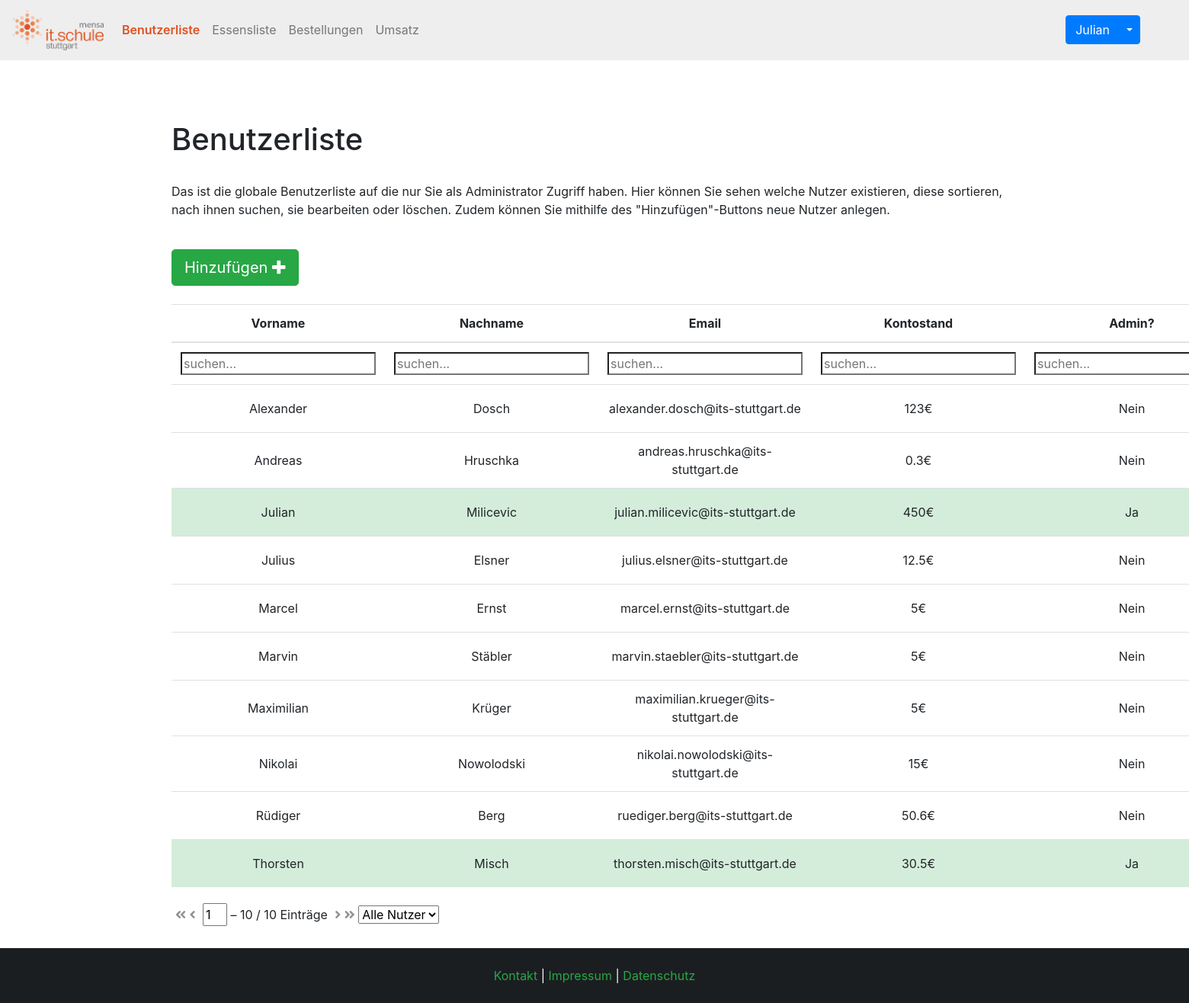
The page /php/benutzerliste.php (signed in) on the database as committed earlier.
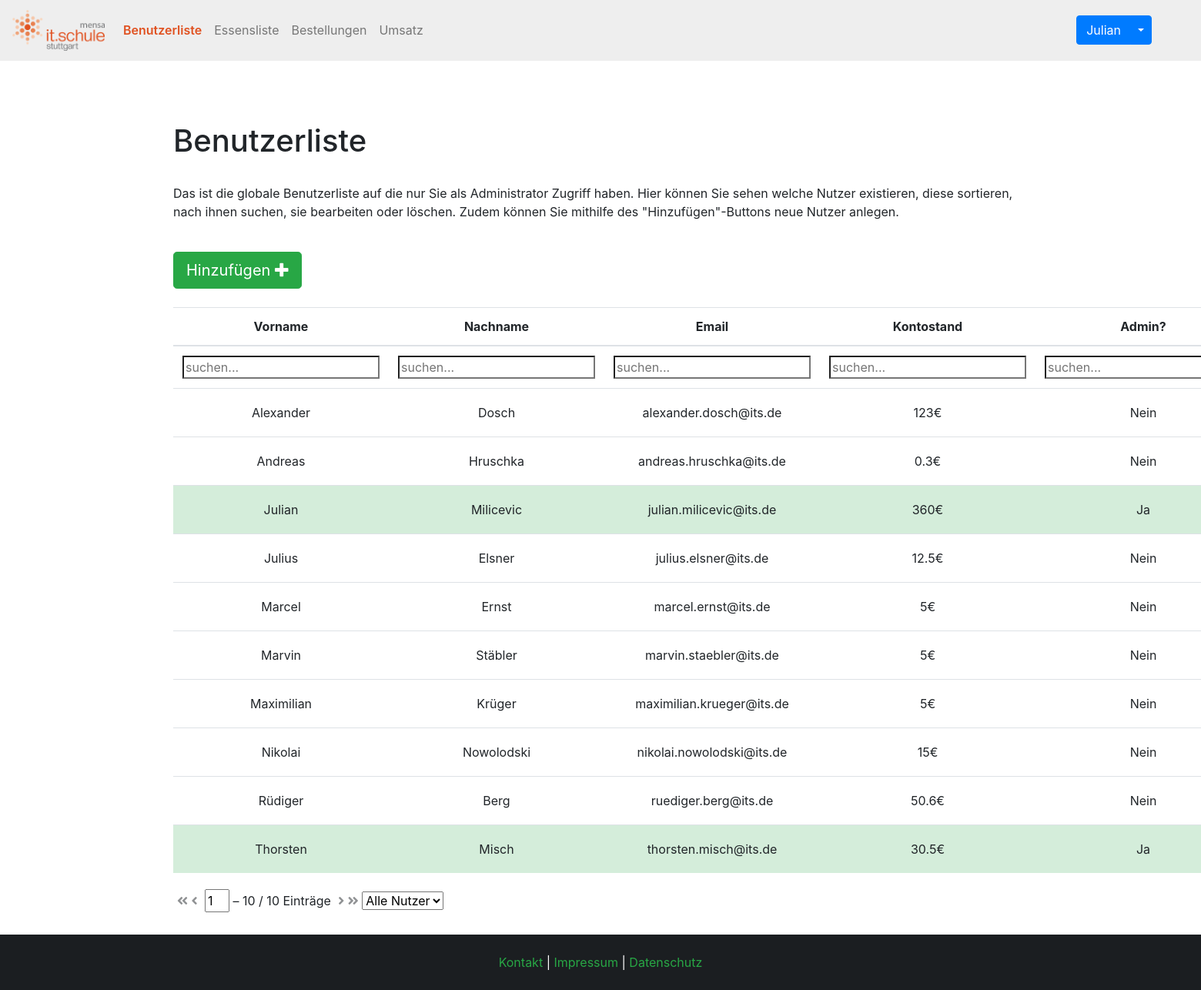
The same page on the database as committed later.
### tables this page shows
CREATE TABLE `benutzer` (
  `benutzer_ID` int(11) NOT NULL AUTO_INCREMENT,
  `vorname` varchar(45) NOT NULL,
  `nachname` varchar(45) NOT NULL,
  `email` varchar(80) NOT NULL,
  `passwort` varchar(255) NOT NULL,
  `admin_rechte` int(1) DEFAULT NULL,
  `kontostand` double DEFAULT NULL,
  `token` varchar(255) NOT NULL,
  PRIMARY KEY (`benutzer_ID`)
);

### php/benutzerliste.php (the view, shortened to what this page needs)
<?php
	include_once 'dependencies.php';
?>
<!DOCTYPE HTML>
<html>
	<head>
		<?php
			echo $head_dependencies;
			if (isset($_GET["page"])) { $page  = $_GET["page"]; } else { $page=1; };
			$start_from = ($page-1) * 10;
			$sql = "SELECT * FROM benutzer ORDER BY benutzer_ID ASC LIMIT $start_from ,10";
			$result = $conn->query($sql);
		?>
	</head>
	<body>
		<?php include 'header.php';
		?>
		<div class="container">
			<h1>Benutzerliste</h1>
			<br>
			<p>Das ist die globale Benutzerliste auf die nur Sie als Administrator Zugriff haben. Hier können Sie sehen welche Nutzer existieren, diese sortieren, nach ihnen suchen, sie bearbeiten oder löschen. Zudem können Sie mithilfe des "Hinzufügen"-Buttons neue Nutzer anlegen.</p>
			<br>
			<button type='button' class='btn btn-success btn-lg' data-toggle="modal" data-target="#NewUser">Hinzufügen <i class='fa fa-plus'></i></button>
			<br/>
			<br/>
			<table class="tabelsorterTable table table-hover tablesorter">
				<thead>
					<tr>
						<th>Vorname</th>
						<th>Nachname</th>
						<th>Email</th>
						<th>Kontostand</th>
						<th>Admin?</th>
					</tr>
				</thead>
				<tbody>
					<?php
						if ($result->num_rows > 0) {
							while($row = $result->fetch_assoc()) {
								if ($row['admin_rechte'] == 2) {
									$adminRecht = "Ja";
									echo "<tr class='admin-highlight'>";
								} else {
									$adminRecht = "Nein";
									echo "<tr>";
								}
								echo "<td class='align-middle'>".$row['vorname']."</td>
								<td class='align-middle'>".$row['nachname']."</td>
								<td class='align-middle'>".$row['email']."</td>
								<td class='align-middle'>".$row['kontostand']."€</td>
								<td class='align-middle'>".$adminRecht."</td>";
								if ($row['benutzer_ID'] == $_SESSION['id']) {
									$disabled = 'disabled';
								} else {
									$disabled = '';
								}
								echo "<td class='align-middle'><button type='button' method='POST' data-href='#?delete?userID=".$row['benutzer_ID']."' data-toggle='modal' data-target='#confirm-delete' class='btn btn-danger'". $disabled .">
								<i class='fas fa-trash'> </i></button>
								<button type='button' method='POST'id='edit_user' benutzer_ID='".$row['benutzer_ID']."' vorname='".$row['vorname']."' nachname='".$row['nachname']."' email='".strstr($row['email'], '@', true)."' kontostand='".$row['kontostand']."' adminrechte='".$row['admin_rechte']."' data-href='' data-toggle='modal' data-target='#edit-user' class='btn btn-success'>
								<i class='fas fa-pencil-alt'> </i></button></td>
								</tr>";
							}
						} else {
							echo "Keine Ergebnisse";
						}
					?>
			</table>
			<div id="pager" class="pager">
				<form>
					<i class="fas fa-angle-double-left first"/></i>
					<i class="fas fa-angle-left prev"/></i>
					<span class="pagedisplay" data-pager-output-filtered="{startRow:input} &ndash; {endRow} / {filteredRows} of {totalRows} total rows"></span>
					<i class="fas fa-angle-right next"/></i>
					<i class="fas fa-angle-double-right last"/></i>
					<select class="pagesize">
						<option value="all">Alle Nutzer</option>
					</select>
				</form>
			</div>
		</div>
	</body>
	<?php include 'footer.php'; ?>
</html>

### php/dependencies.php (shortened to what this page needs)
<?php
	$head_dependencies = '
		<meta http-equiv="Content-Type" content="text/html; charset=utf-8">
		<meta charset="UTF-8">
		<link rel="stylesheet" type="text/css" href="../vendor/fontawesome/css/fontawesome-all.min.css">
		<link rel="stylesheet" type="text/css" href="../vendor/bootstrap/css/bootstrap.min.css">
		<link rel="stylesheet" type="text/css" href="../style/style.css">
		<link rel="stylesheet" type="text/css" href="../style/animate.css">
		<link rel="icon" href="../images/icon.ico">
		<script src="../vendor/Chart.js/Chart.min.js"></script>
	';
?>

### php/header.php (shortened to what this page needs)
<nav class="navbar navbar-expand-lg navbar-light custom-nav-bg" id="cd-top-link">
    <a class="navbar-brand" href="index.php"><img src='../images/logo.png' width="120px"/></a>
    <div class="collapse navbar-collapse" id="navbarSupportedContent">
        <ul class="navbar-nav mr-auto">
            <?PHP
                if (isset($_SESSION['adminrechte'])) {
                    if($_SESSION['adminrechte'] == 2) {
                        echo "<li class='nav-item'>
                            <a class='nav-link' href='benutzerliste.php'>Benutzerliste <span class='sr-only'>(current)</span></a>
                        </li>
                        <li class='nav-item'>
                            <a class='nav-link' href='essensliste.php'>Essensliste</a>
                        </li>
                        <li class='nav-item'>
                            <a class='nav-link' href='orders.php'>Bestellungen</a>
                        </li>
                        <li class='nav-item'>
                            <a class='nav-link' href='umsatz.php'>Umsatz</a>
                        </li>";
                    } else if($_SESSION['adminrechte'] == 3) {
                        echo "<li class='nav-item'>
                            <a class='nav-link' href='profil.php'>Profil</a>
                        </li>";
                    }
                }
            ?>
        </ul>
        <ul class="nav navbar-nav navbar-right">
            <?php
                if (isset($_SESSION['email'])) {
                    echo  "<div class='btn-group pl-5 pr-5'>
                    <a role='button' href='profil.php' class='btn btn-primary'>" . $_SESSION['vorname'] . "</a>
                    <button type='button' class='btn btn-primary dropdown-toggle dropdown-toggle-split' data-toggle='dropdown' aria-haspopup='true' aria-expanded='false'>
                    <span class='sr-only'>" . $_SESSION['email'] . "</span>
                    </button>
                    <div class='dropdown-menu'>
                    <a class='dropdown-item mx-0 my-0 pt-0 pb-0 pl-2 pr-2' href='profil.php#v-pills-profile'>Profil</a>
                    <a class='dropdown-item mx-0 my-0 pt-0 pb-0 pl-2 pr-2' href='profil.php#v-pills-order'>Bestellungen</a>
                    <div class='dropdown-divider'></div>
                    <a class='dropdown-item mx-0 my-0 pt-0 pb-0 pl-2 pr-2' href='logout.php'>Logout</a>
                    </div>
                    </div>";
                } else {
                    echo "<button type='button' class='btn btn-success' data-toggle='modal' data-target='#popUpWindow'>Login</button>";
                }
            ?>
        </ul>
    </div>
</nav>
<div class="container position-absolute ml-auto mr-auto alert-container">
</div>
<div class="page-content-wrapper">

### php/footer.php (shortened to what this page needs)
<?php
	include_once 'dependencies.php';
?>
<footer class="footer position-absolute text-center py-4 px-4">
	<div class="container">
		<a class="footer-links" href='kontakt.php'>Kontakt</a> | <a class="footer-links" href='impressum.php'>Impressum</a> | <a class="footer-links" href='datenschutz.php'>Datenschutz</a>
	</div>
</footer>

### style/style.css (style rules this page uses)
* { box-sizing: border-box; }
html { margin: 0; padding: 0; height: 100%; }
body { position: relative; min-height: 100%; padding-bottom: 6em; }
.admin-highlight { background-color: rgba(40, 167, 69, 0.2); }
table, thead, tbody, td, th { text-align: center; }
.footer { bottom: 0; left: 0; right: 0; background-color: #1b1e21; color: #fff; }
.footer-links { color: #28a745; }
.alert-container { left: 0; right: 0; }
.page-content-wrapper { margin-top: 80px; }
.active-nav-links { color: #e05120 !important; font-weight:600; }
.custom-nav-bg { background-color: #eee!important; }
.modalbox.success button, .modalbox.success button:active, .modalbox.success button:focus, { -webkit-transition: all 0.1s ease-in-out; transition: all 0.1s ease-in-out; -webkit-border-radius: 0; -moz-border-radius: 0; border-radius: 0; margin-top: 15px; width: 80%; background: transparent; color: #4caf50; border-color: #4caf50; outline: none; }
.tablesorter-pager { padding: 5px; }
.tablesorter-pager .pagedisplay { padding: 0 5px 0 5px; width: 50px; text-align: center; }
.tablesorter-pager select { margin: 0; padding: 0; }
.tablesorter-pager .disabled { opacity: 0.5; filter: alpha(opacity=50); cursor: default; }

Rows that differ between the two databases and show on the page:
changed benutzer "Julian": email "julian.milicevic@its-stuttgart.de" → "julian.milicevic@its.de"; kontostand "450" → "360"
changed benutzer "Andreas": email "andreas.hruschka@its-stuttgart.de" → "andreas.hruschka@its.de"
changed benutzer "Nikolai": email "nikolai.nowolodski@its-stuttgart.de" → "nikolai.nowolodski@its.de"
changed benutzer "Rüdiger": email "ruediger.berg@its-stuttgart.de" → "ruediger.berg@its.de"
changed benutzer "Thorsten": email "thorsten.misch@its-stuttgart.de" → "thorsten.misch@its.de"
changed benutzer "Julius": email "julius.elsner@its-stuttgart.de" → "julius.elsner@its.de"
changed benutzer "Marcel": email "marcel.ernst@its-stuttgart.de" → "marcel.ernst@its.de"
changed benutzer "Maximilian": email "maximilian.krueger@its-stuttgart.de" → "maximilian.krueger@its.de"
changed benutzer "Marvin": email "marvin.staebler@its-stuttgart.de" → "marvin.staebler@its.de"
changed benutzer "Alexander": email "alexander.dosch@its-stuttgart.de" → "alexander.dosch@its.de"
